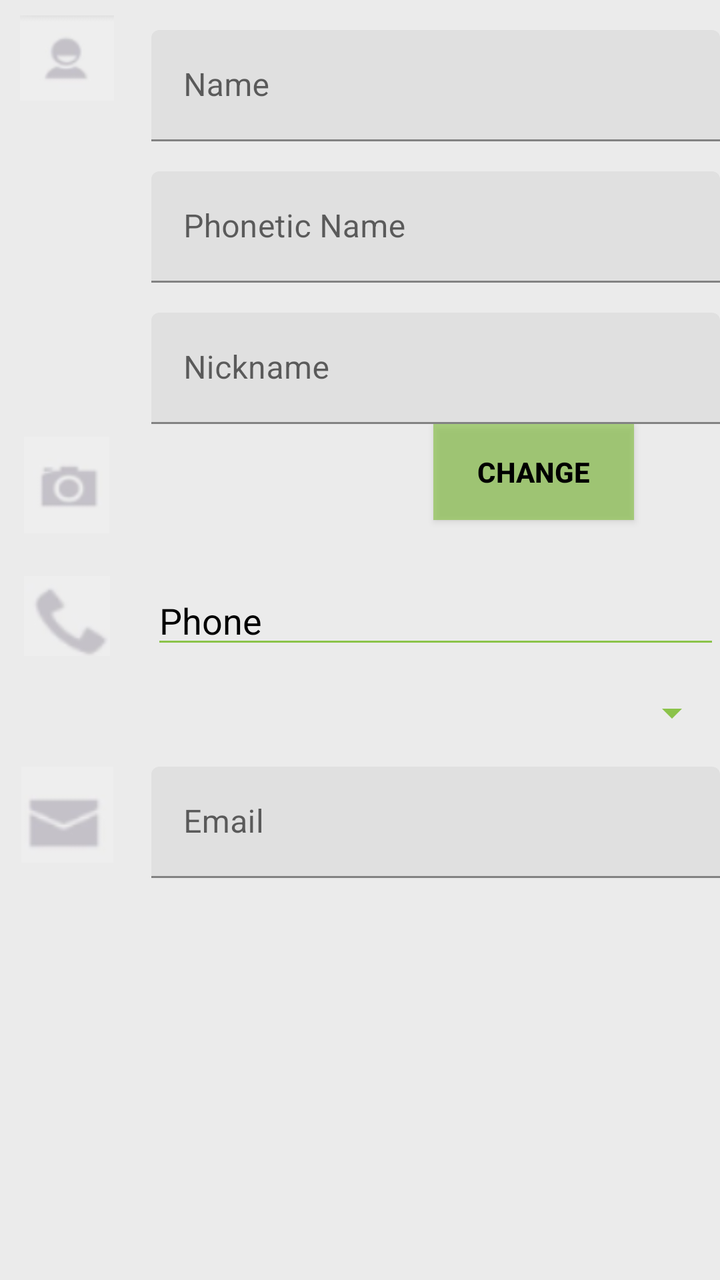
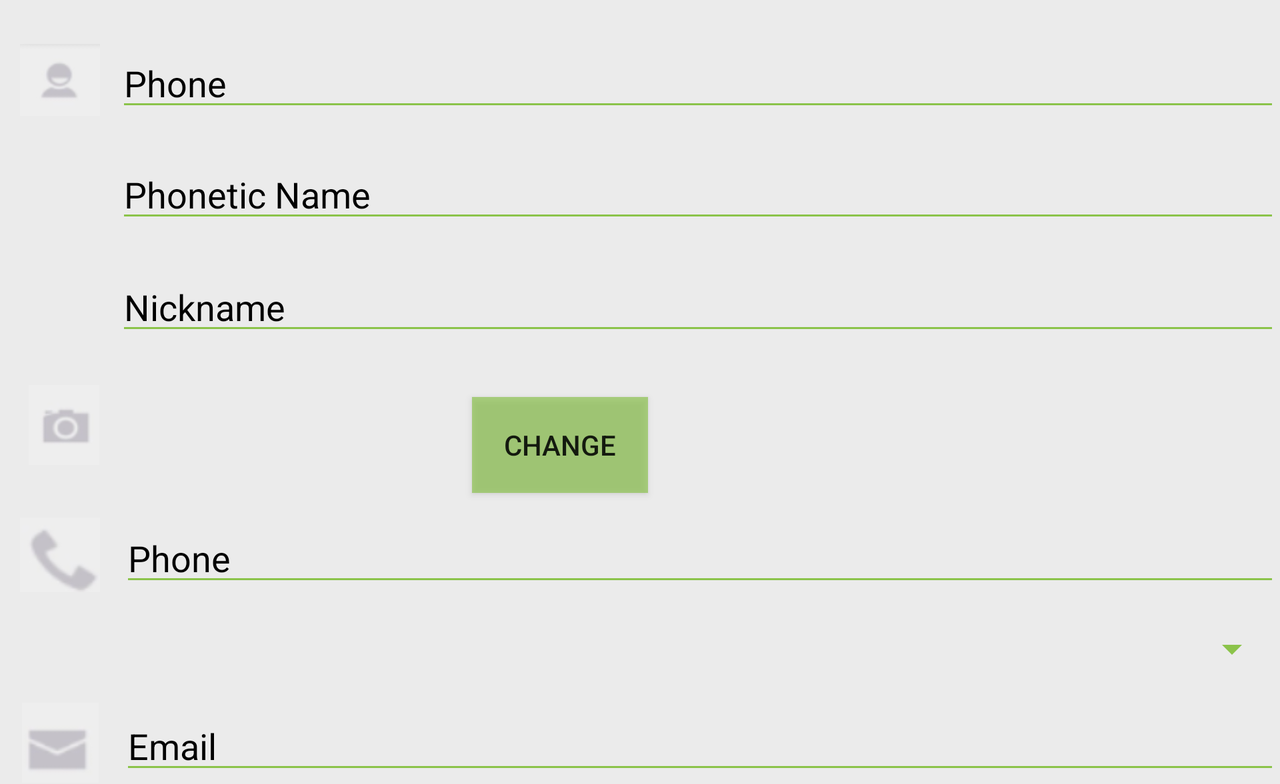

First picture: res/layout/ on a phone held upright. Second picture: the repository's own variant of that layout, on a device whose configuration matches the variant's folder. Source for both follows.
<!-- AndroidManifest.xml: application theme Theme.PlayJuegos2 -->
<!-- res/layout/activity_new_player.xml -->
<?xml version="1.0" encoding="utf-8"?>
<ScrollView xmlns:android="http://schemas.android.com/apk/res/android"
    android:layout_width="match_parent"
    android:layout_height="match_parent"
    xmlns:app="http://schemas.android.com/apk/res-auto"
    android:background="@color/background"
    android:id="@+id/scrollContainer" >

    <TableLayout
        android:id="@+id/tablemain"
        android:layout_width="match_parent"
        android:layout_height="wrap_content"
        android:stretchColumns="1"
        android:background="@color/background">

    <TableRow
        android:layout_width="match_parent"
        android:layout_height="wrap_content">

        <android.widget.ImageView
            android:id="@+id/usericon"
            android:layout_width="0dp"
            android:layout_height="wrap_content"
            android:layout_weight="0.5"
            android:src="@drawable/usericon"
            android:layout_marginLeft="10dp"
            />

        <Space
            android:layout_width="0dp"
            android:layout_height="wrap_content"
            android:layout_weight="0.2"/>

        <com.google.android.material.textfield.TextInputLayout
            android:layout_width="0dp"
            android:layout_height="wrap_content"
            android:layout_weight="3"
            android:layout_marginTop="15dp"
            app:hintEnabled="true">

            <com.google.android.material.textfield.TextInputEditText
                android:id="@+id/texto4"
                android:layout_width="match_parent"
                android:layout_height="wrap_content"
                android:hint="Name"
                android:textColorHint="@color/black"
                android:textColor="@color/black" />
        </com.google.android.material.textfield.TextInputLayout>
    </TableRow>

    <TableRow
        android:layout_width="match_parent"
        android:layout_height="wrap_content"
        >

        <Space
            android:layout_width="0dp"
            android:layout_height="wrap_content"
            android:layout_weight="0.8"/>

        <com.google.android.material.textfield.TextInputLayout
            android:layout_width="0dp"
            android:layout_height="wrap_content"
            android:layout_weight="3"
            android:layout_marginTop="15dp"
            app:hintEnabled="true">

            <com.google.android.material.textfield.TextInputEditText
                android:id="@+id/texto2"
                android:layout_width="match_parent"
                android:layout_height="wrap_content"
                android:hint="Phonetic Name"
                android:textColorHint="@color/black"
                android:textColor="@color/black" />
        </com.google.android.material.textfield.TextInputLayout>

    </TableRow>

    <TableRow
        android:layout_width="match_parent"
        android:layout_height="wrap_content"
        >

        <Space
            android:layout_width="0dp"
            android:layout_height="wrap_content"
            android:layout_weight="0.8"/>

        <com.google.android.material.textfield.TextInputLayout
            android:layout_width="0dp"
            android:layout_height="wrap_content"
            android:layout_weight="3"
            android:layout_marginTop="15dp"
            app:hintEnabled="true">

            <com.google.android.material.textfield.TextInputEditText
                android:id="@+id/texto3"
                android:layout_width="match_parent"
                android:layout_height="wrap_content"
                android:hint="Nickname"
                android:textColorHint="@color/black"
                android:textColor="@color/black" />
        </com.google.android.material.textfield.TextInputLayout>
    </TableRow>

    <TableRow
        android:layout_width="match_parent"
        android:layout_height="wrap_content">

        <android.widget.ImageView
            android:id="@+id/camara"
            android:layout_width="0dp"
            android:layout_height="wrap_content"
            android:layout_weight="0.5"
            android:src="@drawable/img"
            android:layout_marginLeft="12dp"

            />
        <Space
            android:layout_width="0dp"
            android:layout_height="wrap_content"
            android:layout_weight="0.2"/>

        <android.widget.ImageView
            android:id="@+id/android"
            android:layout_width="0dp"
            android:layout_height="match_parent"
            android:layout_weight="1.5"
            android:src="@drawable/android"
            />

        <Space
            android:layout_width="0dp"
            android:layout_height="wrap_content"
            android:layout_weight="0.2"/>

        <android.widget.Button
            android:id="@+id/button"
            android:layout_width="15dp"
            android:hint="CHANGE"
            android:textStyle="bold"
            android:layout_weight="1"
            android:textColorHint="@color/black"
            android:background="#aa8BC34A"
            />

        <Space
            android:layout_width="0dp"
            android:layout_height="wrap_content"
            android:layout_weight="0.5"/>
    </TableRow>

    <TableRow
        android:layout_width="match_parent"
        android:layout_height="wrap_content">

        <android.widget.ImageView
            android:id="@+id/userImg"
            android:layout_width="0dp"
            android:layout_height="wrap_content"
            android:layout_weight="0.5"
            android:src="@drawable/phone"
            android:layout_marginLeft="10dp"
            android:layout_marginTop="15dp"
            />

        <Space
            android:layout_width="0dp"
            android:layout_height="wrap_content"
            android:layout_weight="0.2"/>

        <android.widget.EditText
            android:id="@+id/texto1"
            android:layout_marginTop="15dp"
            android:layout_width="0dp"
            android:hint="Phone"
            android:layout_weight="3"
            android:textColorHint="@color/black"
            android:textColor="@color/black"
            />
    </TableRow>

    <TableRow
        android:layout_width="match_parent"
        android:layout_height="wrap_content"
        >

        <Space
            android:layout_width="0dp"
            android:layout_height="wrap_content"
            android:layout_weight="0.8"/>

        <android.widget.Spinner
            android:id="@+id/spinner"
            android:layout_marginTop="15dp"
            android:layout_width="0dp"
            android:layout_weight="3"
            android:textColorHint="@color/black"
            android:textColor="@color/black"
            />
    </TableRow>

    <TableRow
        android:layout_width="match_parent"
        android:layout_height="wrap_content">

        <android.widget.ImageView
            android:id="@+id/email"
            android:layout_width="0dp"
            android:layout_height="wrap_content"
            android:layout_weight="0.5"
            android:src="@drawable/email"
            android:layout_marginLeft="10dp"
            android:layout_marginTop="15dp"
            />

        <Space
            android:layout_width="0dp"
            android:layout_height="wrap_content"
            android:layout_weight="0.2"/>

        <com.google.android.material.textfield.TextInputLayout
            android:layout_width="0dp"
            android:layout_height="wrap_content"
            android:layout_weight="3"
            android:layout_marginTop="15dp"
            app:hintEnabled="true">

            <com.google.android.material.textfield.TextInputEditText
                android:id="@+id/texto5"
                android:layout_width="match_parent"
                android:layout_height="wrap_content"
                android:hint="Email"
                android:textColorHint="@color/black"
                android:textColor="@color/black" />
        </com.google.android.material.textfield.TextInputLayout>
    </TableRow>

</TableLayout>
</ScrollView>
<!-- resources referenced by this layout -->
<resources>
  <color name="background">#EBEBEB</color>
  <color name="black">#FF000000</color>
  <!-- drawable email: png bitmap (drawable, 1289 bytes) -->
  <!-- drawable img: png bitmap (drawable, 1760 bytes) -->
  <!-- drawable phone: png bitmap (drawable, 1462 bytes) -->
  <!-- drawable usericon: png bitmap (drawable, 1569 bytes) -->
  <style name="Theme.PlayJuegos2" parent="Theme.MaterialComponents.DayNight.DarkActionBar">
          
          
          <item name="colorPrimary">@color/colorPrimary</item>   
          <item name="colorControlActivated">@color/colorSecondary</item>
          <item name="colorControlNormal">@color/colorSecondary</item>
      </style>
  <color name="colorPrimary">#4CAF50</color>
  <color name="colorSecondary">#8BC34A</color>
</resources>
<!-- res/layout-land/activity_new_player.xml (the repository's variant of the layout above) -->
<!-- drawn on the phone turned sideways -->
<?xml version="1.0" encoding="utf-8"?>
<ScrollView xmlns:android="http://schemas.android.com/apk/res/android"
    xmlns:app="http://schemas.android.com/apk/res-auto"
    android:layout_width="match_parent"
    android:layout_height="match_parent"
    android:fillViewport="true"
    android:id="@+id/main"
    >

    <androidx.constraintlayout.widget.ConstraintLayout
        android:layout_width="match_parent"
        android:layout_height="wrap_content"
        android:background="#EBEBEB">

    <ImageView
        android:id="@+id/usericon"
        android:layout_width="40dp"
        android:layout_height="40dp"
        android:layout_marginStart="10dp"
        android:src="@drawable/usericon"
        app:layout_constraintTop_toTopOf="parent"
        app:layout_constraintStart_toStartOf="parent"
        android:layout_marginTop="20dp"
        />

    <EditText
        android:id="@+id/texto4"
        android:layout_width="0dp"
        android:layout_height="wrap_content"
        android:layout_marginStart="8dp"
        android:hint="Phone"
        android:textColorHint="@color/black"
        android:textColor="@color/black"
        app:layout_constraintTop_toTopOf="@id/usericon"
        app:layout_constraintStart_toEndOf="@id/usericon"
        app:layout_constraintEnd_toEndOf="parent"
        app:layout_constraintBottom_toBottomOf="@id/usericon"
        />

    <EditText
        android:id="@+id/texto2"
        android:layout_width="0dp"
        android:layout_height="wrap_content"
        android:layout_marginTop="15dp"
        android:hint="Phonetic Name"
        android:textColorHint="@color/black"
        android:textColor="@color/black"
        app:layout_constraintTop_toBottomOf="@id/usericon"
        app:layout_constraintStart_toStartOf="@id/texto4"
        app:layout_constraintEnd_toEndOf="parent" />

    <EditText
        android:id="@+id/texto3"
        android:layout_width="0dp"
        android:layout_height="wrap_content"
        android:layout_marginTop="15dp"
        android:hint="Nickname"
        android:textColorHint="@color/black"
        android:textColor="@color/black"
        app:layout_constraintTop_toBottomOf="@id/texto2"
        app:layout_constraintStart_toStartOf="@id/texto4"
        app:layout_constraintEnd_toEndOf="parent" />

    
    <ImageView
        android:id="@+id/camara"
        android:layout_width="40dp"
        android:layout_height="40dp"
        android:layout_marginStart="12dp"
        android:src="@drawable/img"
        app:layout_constraintTop_toBottomOf="@id/texto3"
        app:layout_constraintStart_toStartOf="parent"
        android:layout_marginTop="20dp"
        />

    <ImageView
        android:id="@+id/android"
        android:layout_width="120dp"
        android:layout_height="60dp"
        android:src="@drawable/android"
        android:layout_marginStart="32dp"
        app:layout_constraintStart_toEndOf="@id/camara"
        app:layout_constraintTop_toTopOf="@id/camara"

        />

    <android.widget.Button
        android:id="@+id/button"
        android:layout_width="wrap_content"
        android:layout_height="wrap_content"
        android:text="Change"
        android:textColorHint="@color/black"
        android:background="#aa8BC34A"
        android:layout_marginStart="32dp"
        app:layout_constraintStart_toEndOf="@id/android"
        app:layout_constraintTop_toTopOf="@id/android"
        app:layout_constraintBottom_toBottomOf="@id/android" />

    <ImageView
        android:id="@+id/userImg"
        android:layout_width="40dp"
        android:layout_height="40dp"
        android:layout_marginTop="25dp"
        android:layout_marginStart="10dp"
        android:src="@drawable/phone"
        app:layout_constraintTop_toBottomOf="@id/camara"
        app:layout_constraintStart_toStartOf="parent" />

    <EditText
        android:id="@+id/texto1"
        android:layout_width="0dp"
        android:layout_height="wrap_content"
        android:hint="Phone"
        android:textColorHint="@color/black"
        android:textColor="@color/black"
        android:layout_marginStart="10dp"
        app:layout_constraintTop_toTopOf="@id/userImg"
        app:layout_constraintStart_toEndOf="@id/userImg"
        app:layout_constraintEnd_toEndOf="parent"
        app:layout_constraintBottom_toBottomOf="@id/userImg" />

    <android.widget.Spinner
        android:id="@+id/spinner"
        android:layout_width="0dp"
        android:layout_height="wrap_content"
        android:layout_marginTop="15dp"
        app:layout_constraintTop_toBottomOf="@id/userImg"
        app:layout_constraintStart_toStartOf="@id/texto1"
        app:layout_constraintEnd_toEndOf="parent" />

    <ImageView
        android:id="@+id/email"
        android:layout_width="40dp"
        android:layout_height="40dp"
        android:layout_marginTop="15dp"
        android:layout_marginStart="10dp"
        android:src="@drawable/email"
        app:layout_constraintTop_toBottomOf="@id/spinner"
        app:layout_constraintStart_toStartOf="parent" />

        <EditText
            android:id="@+id/texto5"
            android:layout_width="0dp"
            android:layout_height="wrap_content"
            android:hint="Email"
            android:textColorHint="@color/black"
            android:textColor="@color/black"
            android:layout_marginStart="10dp"
            app:layout_constraintTop_toTopOf="@id/email"
            app:layout_constraintBottom_toBottomOf="@id/email"
            app:layout_constraintStart_toEndOf="@id/email"
            app:layout_constraintEnd_toEndOf="parent" />

</androidx.constraintlayout.widget.ConstraintLayout>
</ScrollView >
<!-- resources referenced by the variant -->
<!-- as the phone turned sideways resolves them -->
<resources>
  <color name="black">#FF000000</color>
  <!-- drawable email: png bitmap (drawable, 1289 bytes) -->
  <!-- drawable img: png bitmap (drawable, 1760 bytes) -->
  <!-- drawable phone: png bitmap (drawable, 1462 bytes) -->
  <!-- drawable usericon: png bitmap (drawable, 1569 bytes) -->
  <style name="Theme.PlayJuegos2" parent="Theme.MaterialComponents.DayNight.DarkActionBar">
          
          
          <item name="colorPrimary">@color/colorPrimary</item>   
          <item name="colorControlActivated">@color/colorSecondary</item>
          <item name="colorControlNormal">@color/colorSecondary</item>
      </style>
  <color name="colorPrimary">#4CAF50</color>
  <color name="colorSecondary">#8BC34A</color>
</resources>
